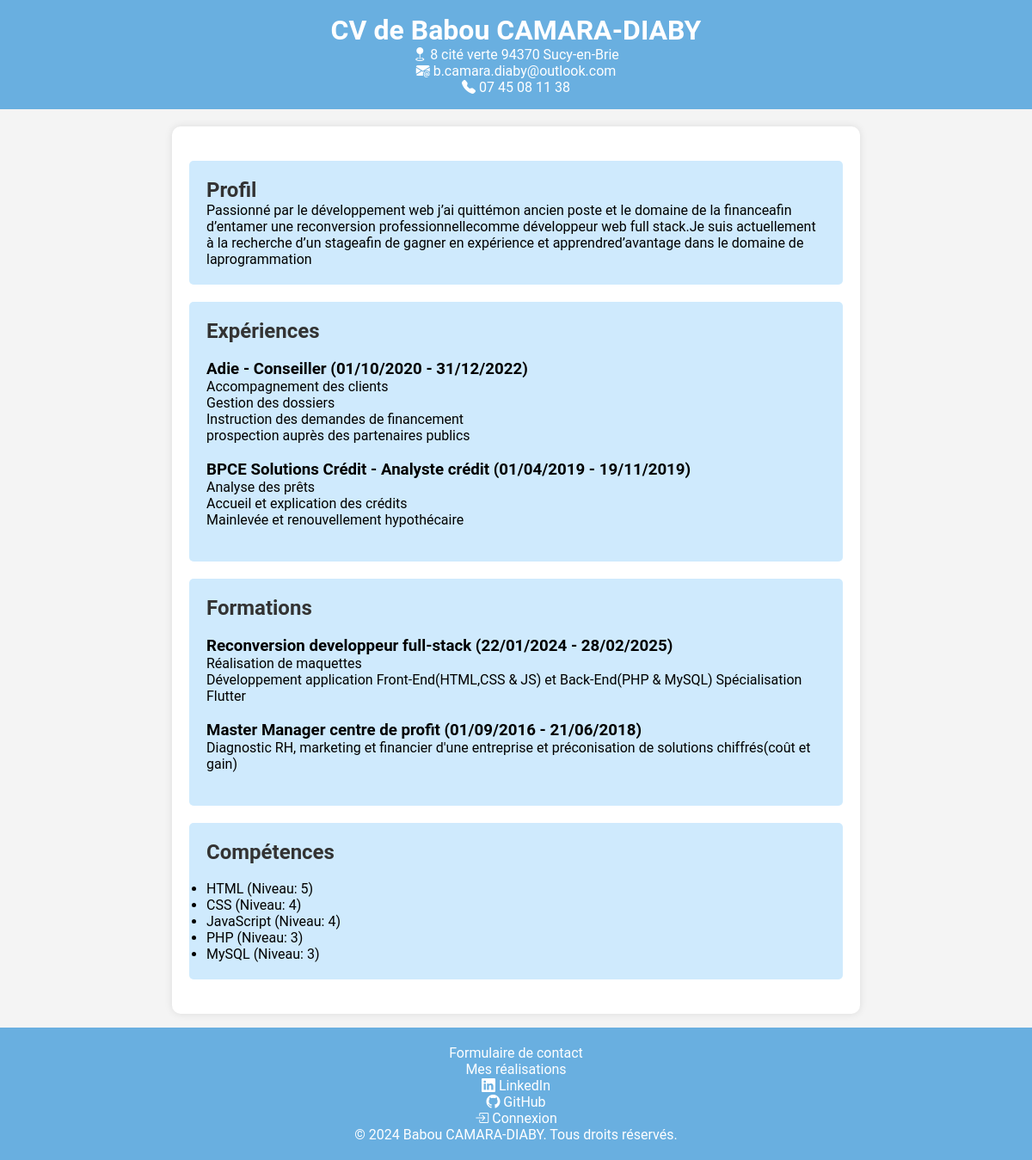
The page / on the database its author committed.
### tables this page shows
CREATE TABLE `experiences` (
  `id` int(11) NOT NULL AUTO_INCREMENT,
  `Entreprise` varchar(255) NOT NULL,
  `poste` varchar(255) NOT NULL,
  `description` text NOT NULL,
  `date_debut` date NOT NULL,
  `date_fin` date NOT NULL,
  PRIMARY KEY (`id`)
);

CREATE TABLE `educations` (
  `id` int(11) NOT NULL AUTO_INCREMENT,
  `diplome` varchar(255) NOT NULL,
  `description` text NOT NULL,
  `date_debut` date NOT NULL,
  `date_fin` date NOT NULL,
  PRIMARY KEY (`id`)
);

CREATE TABLE `skills` (
  `id` int(11) NOT NULL AUTO_INCREMENT,
  `skill` varchar(255) NOT NULL,
  `level` int(11) NOT NULL,
  PRIMARY KEY (`id`)
);

### index.php (the view, shortened to what this page needs)
<!DOCTYPE html>
<html lang="fr">
<head>
    <link rel="stylesheet" href="https://cdn.jsdelivr.net/npm/bootstrap-icons@1.11.3/font/bootstrap-icons.min.css">
    <link rel="stylesheet" href="style.css">
</head>
<body>
    <header>
        <h1>CV de Babou CAMARA-DIABY</h1>
        <p><i class="bi bi-geo-fill"></i> 8 cité verte 94370 Sucy-en-Brie</p>
        <a href="mailto:b.camara.diaby@outlook.com"><i class="bi bi-envelope-at-fill"></i> b.camara.diaby@outlook.com</a><br>
        <a href="tel:+33745081138"><i class="bi bi-telephone-fill"></i> 07 45 08 11 38</a>
    </header>
    <div class="container_accueil">
        <section class="profile">
            <h2>Profil</h2>
            <p>Passionné par le développement web j’ai quittémon ancien poste et le domaine de la financeafin d’entamer une reconversion professionnellecomme développeur web full stack.Je suis actuellement à la recherche d’un stageafin de gagner en expérience et apprendred’avantage dans le domaine de laprogrammation</p>
        </section>
        <?php
        require 'config.php';
        try {
            $stmt = $bdd->prepare("SELECT Entreprise, poste, description, date_debut, date_fin FROM experiences");
            $stmt->execute();
            $experiences = $stmt->fetchAll(PDO::FETCH_ASSOC);
        } catch(PDOException $e) {
            echo "Erreur de connexion : " . $e->getMessage();
        }
        ?>
        <section class="experience">
            <h2>Expériences</h2><br>
            <?php
            if (count($experiences) > 0) {
                foreach ($experiences as $row) {
                    $date_debut = new DateTime($row["date_debut"]);
                    $date_fin = new DateTime($row["date_fin"]);
                    echo "<h3>" . htmlspecialchars($row["Entreprise"]) . " - " . htmlspecialchars($row["poste"]) . " (" . $date_debut->format('d/m/Y') . " - " . $date_fin->format('d/m/Y') . ")</h3>";
                    echo "<p>" . nl2br(htmlspecialchars($row["description"])) . "</p></br>";
                }
            } else {
                echo "<p>Aucune expérience trouvée.</p></br>";
            }
            ?>
        </section>
        <?php
        try {
            $stmt = $bdd->prepare("SELECT diplome, description, date_debut, date_fin FROM educations");
            $stmt->execute();
            $educations = $stmt->fetchAll(PDO::FETCH_ASSOC);
        } catch(PDOException $e) {
            echo "Erreur de connexion : " . $e->getMessage();
        }
        ?>
        <section class="education">
            <h2>Formations</h2><br>
            <?php
            if (count($educations) > 0) {
                foreach ($educations as $row) {
                    $date_debut = new DateTime($row["date_debut"]);
                    $date_fin = new DateTime($row["date_fin"]);
                    echo "<h3>" . htmlspecialchars($row["diplome"]) . " (" . $date_debut->format('d/m/Y') . " - " . $date_fin->format('d/m/Y') . ")</h3>";
                    echo "<p>" . nl2br(htmlspecialchars($row["description"])) . "</p></br>";
                }
            } else {
                echo "<p>Aucune éducation trouvée.</p></br>";
            }
            ?>
        </section>
        <?php
        try {
            $stmt = $bdd->prepare("SELECT skill, level FROM skills");
            $stmt->execute();
            $skills = $stmt->fetchAll(PDO::FETCH_ASSOC);
        } catch(PDOException $e) {
            echo "Erreur de connexion : " . $e->getMessage();
        }
        ?>
        <section class="skills">
            <h2>Compétences</h2><br>
            <ul>
                <?php
                if (count($skills) > 0) {
                    foreach ($skills as $row) {
                        echo "<li>" . htmlspecialchars($row["skill"]) . " (Niveau: " . htmlspecialchars($row["level"]) . ")</li>";
                    }
                } else {
                    echo "<li>Aucune compétence trouvée.</li></br>";
                }
                ?>
            </ul>
        </section>
    </div>
    <footer>
        <a href="formulaire_contact.php">Formulaire de contact</a><br>
        <a href="#">Mes réalisations</a>
        <p><i class="bi bi-linkedin"></i> <a href="https://www.linkedin.com/in/babou-camara-diaby/">LinkedIn</a></p>
        <p><i class="bi bi-github"></i> <a href="https://github.com/Babs90000">GitHub</a></p>
        <a href="login.php"><i class="bi bi-box-arrow-in-right"></i> Connexion</a>
        <p>&copy; <?php echo date("Y"); ?> Babou CAMARA-DIABY. Tous droits réservés.</p>
    </footer>
</body>
</html>

### style.css (style rules this page uses)
* { margin: 0; padding: 0; box-sizing: border-box; }
a { text-decoration: none; color: inherit; }
body { font-family: 'Roboto', sans-serif; background-color: #f4f4f4; }
header, footer { background-color: #69afe0; color: white; text-align: center; padding: 1em; }
.container_accueil { max-width: 800px; margin: 20px auto 170px auto ; overflow: hidden; background: white; padding: 20px; border-radius: 10px; box-shadow: 0 0 10px rgba(0, 0, 0, 0.1); }
h1, h2 { color: #333; }
header h1 { color: white; }
section { background: rgb(207, 234, 253); margin: 20px 0; padding: 20px; border-radius: 5px; }
footer { text-align: center; padding: 20px; background: #69afe0; color: white; position: fixed; bottom: 0; width: 100%; }
footer a { color: white; text-decoration: none; }

### rows shown on the page
experiences: Entreprise "Adie", poste "Conseiller", date_debut "01/10/2020", date_fin "31/12/2022", description "Accompagnement des clients Gestion des dossiers Instruction des demandes de financement prospection auprès des partenaires publics"
experiences: Entreprise "BPCE Solutions Crédit", poste "Analyste crédit", date_debut "01/04/2019", date_fin "19/11/2019", description "Analyse des prêts Accueil et explication des crédits Mainlevée et renouvellement hypothécaire"
educations: diplome "Reconversion developpeur full-stack", date_debut "22/01/2024", date_fin "28/02/2025", description "Réalisation de maquettes Développement application Front-End(HTML,CSS & JS) et Back-End(PHP & MySQL) Spécialisation Flutter"
educations: diplome "Master Manager centre de profit", date_debut "01/09/2016", date_fin "21/06/2018", description "Diagnostic RH, marketing et financier d'une entreprise et préconisation de solutions chiffrés(coût et gain)"
skills: skill "HTML", level "5"
skills: skill "CSS", level "4"
skills: skill "JavaScript", level "4"
skills: skill "PHP", level "3"
skills: skill "MySQL", level "3"
